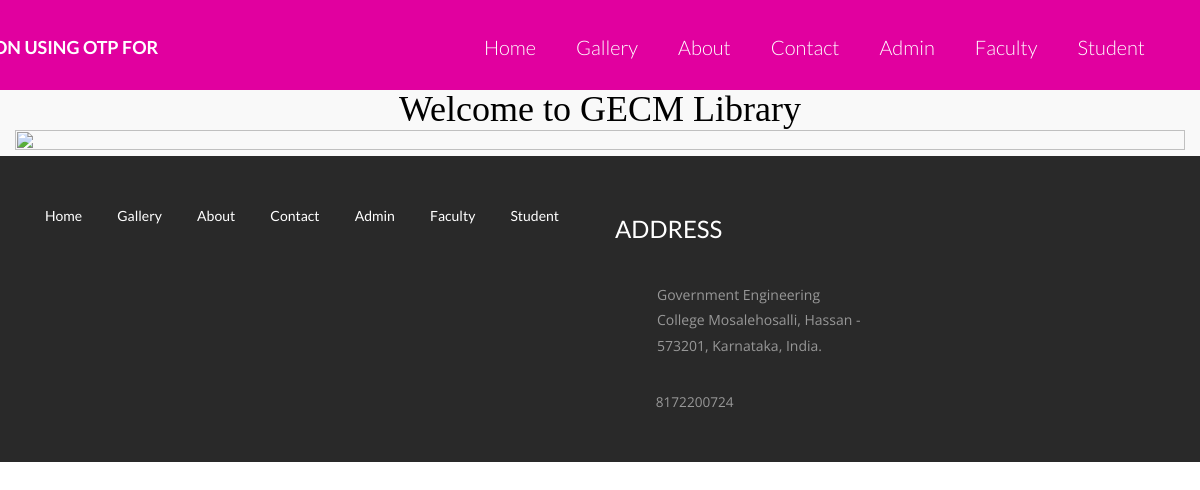
The page / on the database its author committed.
### tables this page shows
CREATE TABLE IF NOT EXISTS `tblpage` (
  `ID` int NOT NULL AUTO_INCREMENT,
  `PageType` varchar(200) DEFAULT NULL,
  `PageTitle` mediumtext,
  `PageDescription` mediumtext,
  `Email` varchar(200) DEFAULT NULL,
  `MobileNumber` bigint DEFAULT NULL,
  `UpdationDate` date DEFAULT NULL,
  PRIMARY KEY (`ID`)
);

### index.php (the view, shortened to what this page needs)
<?php
include('includes/dbconnection.php');
?>
<!doctype html>
<html>
<head>
<link href="css/bootstrap.css" rel="stylesheet" type="text/css" media="all">
<link href="css/style.css" rel="stylesheet" type="text/css"/>
<link rel="stylesheet" type="text/css" href="css/default.css" />
<link rel="stylesheet" type="text/css" href="css/component.css" />
</head>
	<body>
<?php include_once('includes/header.php');?>
   <div class="container-fluid bg-light">
    <div class="row">
      <div class="col-sm-12" >
        <h1 style=" color: #000; font-family: cursive;" class="text-center mt-4" >Welcome to  GECM Library</h1>
        <img src="images/govt2.jpg" class="img-fluid mx-auto d-block mt-4" style="width:100%; height:100%">
      </div>
    </div>
   </div>
<?php include_once('includes/footer.php');?>
	</body>
</html>

### includes/footer.php (shortened to what this page needs)
<div class="footer">
    <div class="container">
      <div class="col-md-6 footer-left">
        <ul>
          <li><a href="index.php">Home</a></li>
          <li><a href="gallery.php">Gallery</a></li>
          <li><a href="about.php">About</a></li>
          <li><a href="contact.php">Contact</a></li>
          <li><a href="admin/login.php">Admin</a></li>
          <li><a href="faculty/login.php">Faculty</a></li>
          <li><a href="user/login.php">Student</a></li>
        </ul>
      </div>
      <div class="col-md-3 footer-middle">
        <?php
$sql="SELECT * from tblpage where PageType='contactus'";
$query = $dbh -> prepare($sql);
$query->execute();
$results=$query->fetchAll(PDO::FETCH_OBJ);
$cnt=1;
if($query->rowCount() > 0)
{
foreach($results as $row)
{               ?>
        <h3>Address</h3>
        <div class="address">
        <a href="https://www.google.com/maps/place/Government+Engineering+college+Mosalehosalli/@12.883897,76.166888,15z/data=!4m6!3m5!1s0x3ba541118b53bce3:0xfce268fbdd872cb!8m2!3d12.8838973!4d76.1668882!16s%2Fg%2F11n09w0jcq?hl=en">  <p ><?php  echo htmlentities($row->PageDescription);?>
          </p></a>
        </div>
        <div class="phone">
          <p><?php  echo htmlentities($row->MobileNumber);?></p>
        </div>
      <?php $cnt=$cnt+1;}} ?></div>
      <div class="clearfix"> </div>
    </div>
  </div>

### css/style.css (style rules this page uses)
html, body { font-family: 'Open Sans', sans-serif; font-size: 100%; background: #FFf; }
body a { transition:0.5s all; -webkit-transition:0.5s all; -moz-transition:0.5s all; -o-transition:0.5s all; -ms-transition:0.5s all; }
h1,h2,h3,h4,h5,h6 { margin:0; }
p { margin:0; font-family: 'Open Sans', sans-serif; }
ul { margin:0; padding:0; }
.footer { padding:3em 0; background:#292929; }
.footer-left ul { padding:0; margin:0; }
.footer-left ul li { display:inline-block; margin:0 1em; }
.footer-left ul li:nth-child(1) { margin-left:0; }
.footer-left ul li a { color:#FFF; font-size:14px; }
.footer-middle h3 { color: #FFFFFF; font-size: 1.5em; font-weight: 400; margin: 0; text-transform: uppercase; }
.address p { color: #989898; font-size: 14px; line-height: 1.8em; padding-left: 3em; margin: 2em 0 0 0; background: url(../images/location.png) no-repeat 0px 5px; }
.phone { margin-top:2em; }
.phone p { color: #989898; font-size: .85em; line-height: 1.8em; padding-left: 3em; margin: 2em 0 0 0; background: url(../images/phone.png) no-repeat 0px 0px; }
.grid_5 h1, h2, h3, h4, h5, h6 { padding: 12px 0; }

### css/default.css (style rules this page uses)
*, *:after, *:before { -webkit-box-sizing: border-box; -moz-box-sizing: border-box; box-sizing: border-box; }
body, html { font-size: 100%; padding: 0; margin: 0; }
.clearfix:before, .clearfix:after { content: " "; display: table; }
.clearfix:after { clear: both; }
body { font-family: 'Lato', Calibri, Arial, sans-serif; color: #b3b9bf; background: #f9f9f9; }
.container-fluid { background-image: none; background-position: center; background-attachment: fixed; }
a { color: #888; text-decoration: none; }

### rows shown on the page
tblpage: PageDescription "Government Engineering College Mosalehosalli, Hassan - 573201, Karnataka, India.", MobileNumber "8172200724"
